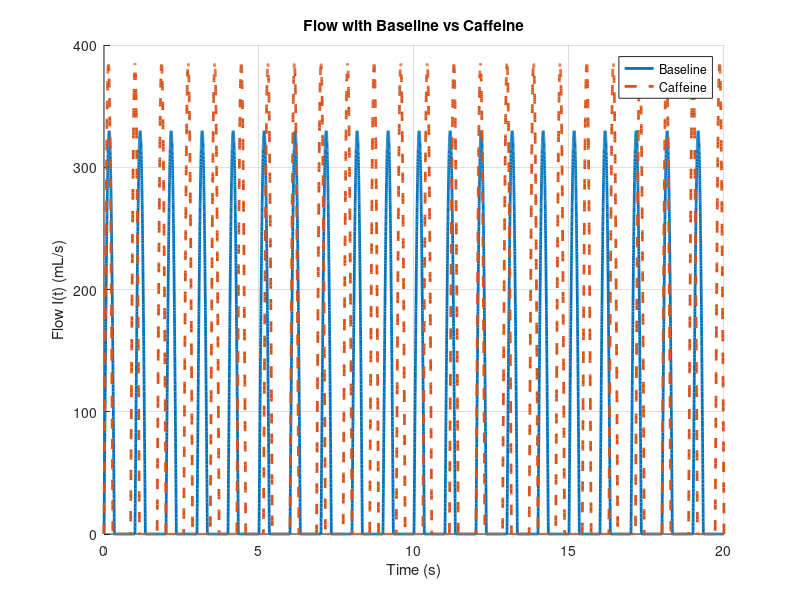
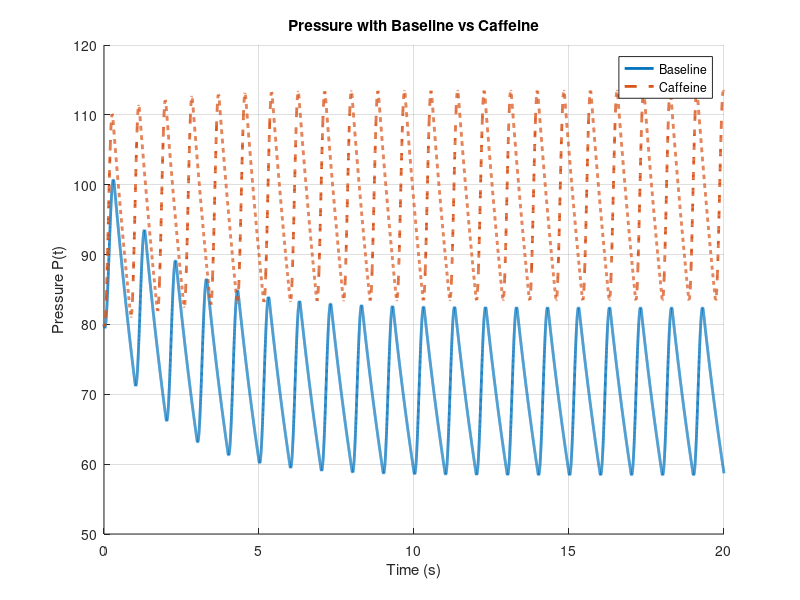

These charts were generated, in order, by the following MATLAB code:
% establish variables
heart_rate_baseline = 60;
heart_rate_caffeine = 70;

cardiac_cyc_baseline = 60 / heart_rate_baseline;
cardiac_cyc_caffeine = 60 / heart_rate_caffeine;

syst_baseline = 1/3 * cardiac_cyc_baseline;
syst_caffeine = 1/3 * cardiac_cyc_caffeine;

stroke_v = 70;
dt = 0.001;
t = 0:dt:20;

% Windkessel parameters
R_baseline = 1.0;
C_baseline = 2.0;

R_caffeine = 1.2;   % increased resistance
C_caffeine = 1.6;   % decreased compliance

% flow timing
t_change_baseline = mod(t, cardiac_cyc_baseline);
t_change_caffeine = mod(t, cardiac_cyc_caffeine);

in_syst_baseline = t_change_baseline <= syst_baseline;
in_syst_caffeine = t_change_caffeine <= syst_caffeine;

% forward systolic amplitude
A_forward_baseline = stroke_v * pi / (2 * syst_baseline);
A_forward_caffeine = stroke_v * pi / (2 * syst_caffeine);

%% -------- Create Flow I(t) for both cases --------
I_baseline = zeros(size(t));
I_caffeine = zeros(size(t));

I_baseline(in_syst_baseline) = A_forward_baseline * sin(pi * t_change_baseline(in_syst_baseline) / syst_baseline);
I_caffeine(in_syst_caffeine) = A_forward_caffeine * sin(pi * t_change_caffeine(in_syst_caffeine) / syst_caffeine);

%% -------- Plot Flow I(t) --------
figure;
hold on;

plot(t, I_baseline, 'LineWidth', 2, 'DisplayName', 'Baseline');
plot(t, I_caffeine, 'LineWidth', 2, 'LineStyle', '--', 'DisplayName', 'Caffeine');

xlabel('Time (s)');
ylabel('Flow I(t) (mL/s)');
title('Flow with Baseline vs Caffeine');
legend('show');
grid on;
hold off;

%% -------- Compute Pressure P(t) --------
P_baseline = zeros(size(t));
P_caffeine = zeros(size(t));

P_baseline(1) = 80;
P_caffeine(1) = 80;

for n = 1:length(t)-1
    dPdt_baseline = (1/C_baseline) * (I_baseline(n) - P_baseline(n)/R_baseline);
    P_baseline(n+1) = P_baseline(n) + dt * dPdt_baseline;

    dPdt_caffeine = (1/C_caffeine) * (I_caffeine(n) - P_caffeine(n)/R_caffeine);
    P_caffeine(n+1) = P_caffeine(n) + dt * dPdt_caffeine;
end

%% -------- Plot Pressure P(t) --------
figure;
hold on;

plot(t, P_baseline, 'LineWidth', 2, 'DisplayName', 'Baseline');
plot(t, P_caffeine, 'LineWidth', 2, 'LineStyle', '--', 'DisplayName', 'Caffeine');

xlabel('Time (s)');
ylabel('Pressure P(t)');
title('Pressure with Baseline vs Caffeine');
legend('show');
grid on;
hold off;

%% -------- Compute steady-state systolic, diastolic, pulse pressure --------
steady_idx = t >= 15;   % use last 5 seconds

% baseline
P_sys_baseline = max(P_baseline(steady_idx));
P_dia_baseline = min(P_baseline(steady_idx));
PP_baseline = P_sys_baseline - P_dia_baseline;

% caffeine
P_sys_caffeine = max(P_caffeine(steady_idx));
P_dia_caffeine = min(P_caffeine(steady_idx));
PP_caffeine = P_sys_caffeine - P_dia_caffeine;

fprintf('Baseline: HR = %.0f bpm, Systolic = %.2f, Diastolic = %.2f, Pulse Pressure = %.2f\n', ...
    heart_rate_baseline, P_sys_baseline, P_dia_baseline, PP_baseline);

fprintf('Caffeine: HR = %.0f bpm, Systolic = %.2f, Diastolic = %.2f, Pulse Pressure = %.2f\n', ...
    heart_rate_caffeine, P_sys_caffeine, P_dia_caffeine, PP_caffeine);
